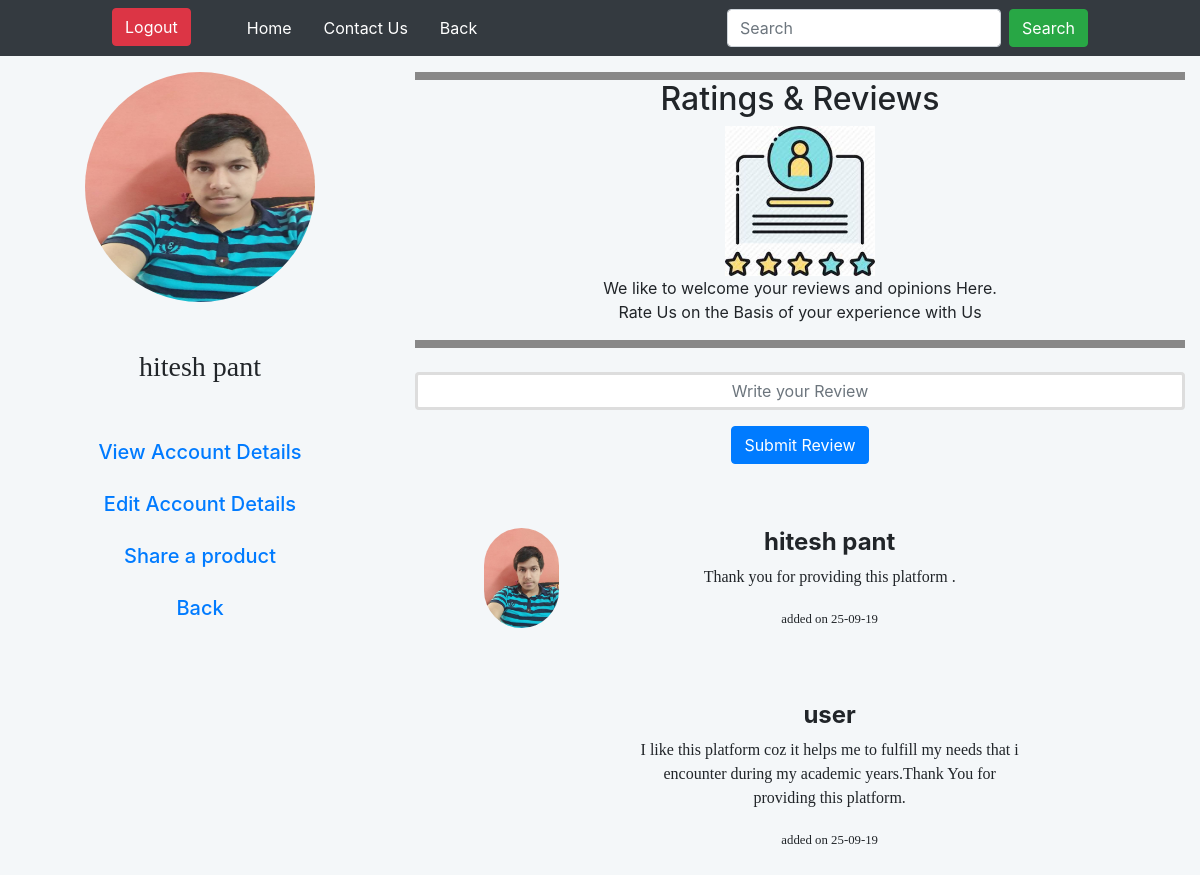
/review.php (signed in), run on the app's committed database.
### tables this page shows
CREATE TABLE `users` (
  `user_id` int(100) NOT NULL,
  `user_name` varchar(100) NOT NULL,
  `user_email` varchar(100) NOT NULL,
  `user_password` varchar(100) NOT NULL,
  `user_phone` decimal(10,0) NOT NULL,
  `user_institute` varchar(200) NOT NULL,
  `user_place` varchar(200) NOT NULL,
  `user_gender` varchar(10) NOT NULL,
  `user_profile_picture` varchar(200) NOT NULL DEFAULT 'user.png'
);

CREATE TABLE `reviews` (
  `review_id` int(200) NOT NULL,
  `review_body` text NOT NULL,
  `review_date` text NOT NULL,
  `review_owner_id` int(200) NOT NULL
);

### review.php (the view, shortened to what this page needs)
<?php
  $con = mysqli_connect("localhost", "root", "", "minor2");
  $userprofile = $_SESSION['username'];
  $Query = "select * from users where user_name = '$userprofile'";
  $runQuery = mysqli_query($con, $Query);
  $data = mysqli_fetch_assoc($runQuery);
  $profile_pic = $data['user_profile_picture'];
?>
<!DOCTYPE html>
<html lang="en">
<head>
    <link rel="stylesheet" href="css/bootstrap.min.css">
    <link rel="stylesheet" href="style.css">
</head>
<body>
  <nav class="navbar navbar-expand-lg navbar-dark bg-dark fixed-top">
    <div class="collapse navbar-collapse" id="navbarSupportedContent">
      <ul class="navbar-nav mr-auto ml-5">
        <li class="nav-item active ml-5">
          <a class="btn btn-danger" role="button" href="logout.php">Logout <span class="sr-only">(current)</span></a>
        </li>
        <li class="nav-item active ml-5">
          <a class="nav-link" href="index.php">Home<span class="sr-only">(current)</span></a>
        </li>
        <li class="nav-item active ml-3">
          <a class="nav-link" href="contact.php">Contact Us <span class="sr-only">(current)</span></a>
        </li>
        <li class="nav-item active ml-3">
          <a class="nav-link" href="dashboard.php">Back<span class="sr-only">(current)</span></a>
        </li>
      </ul>
      <form class="form-inline my-2 my-lg-0 mr-5 ">
        <input class="form-control mr-sm-2 " type="search" placeholder="Search" aria-label="Search">
        <button class="btn btn-success my-2 my-sm-0 mr-5" type="submit">Search</button>
      </form>
    </div>
  </nav>
        <br><br><br>
    <div class="container-fluid">
        <div class="row ">
            <div class="col-sm-4 text-center" >
                <?php echo"<img width='230' height='230' src='user_images/$profile_pic' alt='profile_pic' style='border-radius: 130px;'>" ?>
                <h3 class="mt-5 mb-5" style="font-family:Stencil;"><?php echo $userprofile;?></h3>
                <a href="view_account_details.php" class="nav-link"><h5>View Account Details</h5></a>
                <a href="edit_Account_details.php" class="nav-link mt-1"><H5>Edit Account Details</h5></a>
                <a href="insert_product.php" class="nav-link mt-1"><H5>Share a product</h5></a>
                <a href="dashboard.php" class="nav-link mt-1"><H5>Back</h5></a>
            </div>
        <div class="col-sm-8 text-center">
        <div class="container review text-center">
        <h2>Ratings  &  Reviews</h2>
        <img src="images/rnr.jfif" alt="rating&review" height=150>
        <p>We like to welcome your reviews and opinions Here.<br>Rate Us on the Basis of your experience with Us</p>
    </div>
<br>
<form action="" method="POST" class="text-center">
        <div class="form-group" class="fixed-middle">
            <input type="text" class="form-control text-center" placeholder="Write your Review" name="user_review" style="border:3px solid #ddd;" autocomplete="off" required>
            <button class="btn btn-primary mt-3" name="submit_review">Submit Review</button>
        </div>
    </form>
<br>
    <div class="container user_reviews mt-4">
    <?php
          $con = mysqli_connect("localhost", "root", "", "minor2");
            $review_query = "select * from reviews order by review_id desc";
            $run_review_query = mysqli_query($con, $review_query);
            while($show_data = mysqli_fetch_array($run_review_query))
            {
                $show_review_owner_id = $show_data['review_owner_id'];
                $user_query = "select * from users where user_id = '$show_review_owner_id'";
                $run_user_query = mysqli_query($con, $user_query);
                $user_data = mysqli_fetch_array($run_user_query);
                $show_profile_pic = $user_data['user_profile_picture'];
                $show_username = $user_data['user_name'];
                $show_review_body = $show_data['review_body'];
                $show_review_date = $show_data['review_date'];
                echo "
                <div class='card user_review' style='margin-right:20%;'>
                <div class='row mb-5'>
                    <div class='col-sm-4'>
                        <img src='user_images/$show_profile_pic' alt='' height=100 style='border-radius:500px;margin-left:3%;'>
                    </div>
                    <div class='col-sm-8'>
                        <h4><B>$show_username</B></h4>
                        <p style='font-family:comic sans MS;'>$show_review_body</p>
                        <small style='font-family:verdana;'> added on $show_review_date</small>
                    </div>
                </div>
                <br>
            </div>
                ";
            }
        ?>
    </div>
        <br><br><br>
        </div>
    </div>
</body>
</html>

### style.css (style rules this page uses)
body { opacity:1; background: #f4f7f9; }
.review { border: 8px solid #888888; border-right: 3px; border-left: 3px; }
.user_review { background: transparent; border: none; }

### data on the page
users: user_profile_picture (picture)
reviews: users.user_profile_picture (picture), users.user_name "hitesh pant", review_body "Thank you for providing this platform .", review_date "25-09-19"
reviews: users.user_name "user", review_body "I like this platform coz it helps me to fulfill my needs that i encounter during my academic years.Thank You for providing this platform.", review_date "25-09-19"

### other printed values
$userprofile "hitesh pant"
